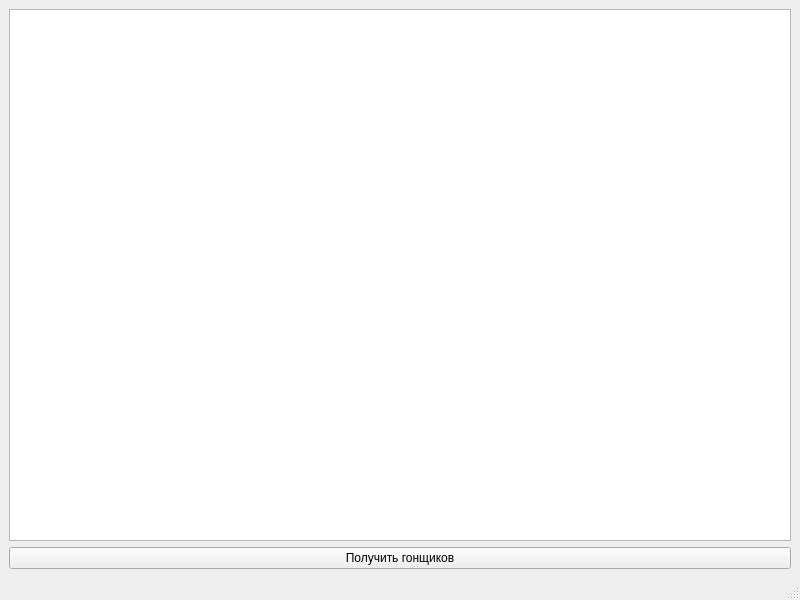
<?xml version="1.0" encoding="UTF-8"?>
<ui version="4.0">
 <class>MainWindow</class>
 <widget class="QMainWindow" name="MainWindow">
  <property name="geometry">
   <rect>
    <x>0</x>
    <y>0</y>
    <width>800</width>
    <height>600</height>
   </rect>
  </property>
  <property name="windowTitle">
   <string>MainWindow</string>
  </property>
  <widget class="QWidget" name="centralwidget">
   <layout class="QVBoxLayout" name="verticalLayout">
    <item>
     <widget class="QListWidget" name="listWidget"/>
    </item>
    <item>
     <widget class="QPushButton" name="download_racers_butt">
      <property name="text">
       <string>Получить гонщиков</string>
      </property>
     </widget>
    </item>
   </layout>
  </widget>
  <widget class="QStatusBar" name="statusbar"/>
 </widget>
 <resources/>
 <connections/>
</ui>
